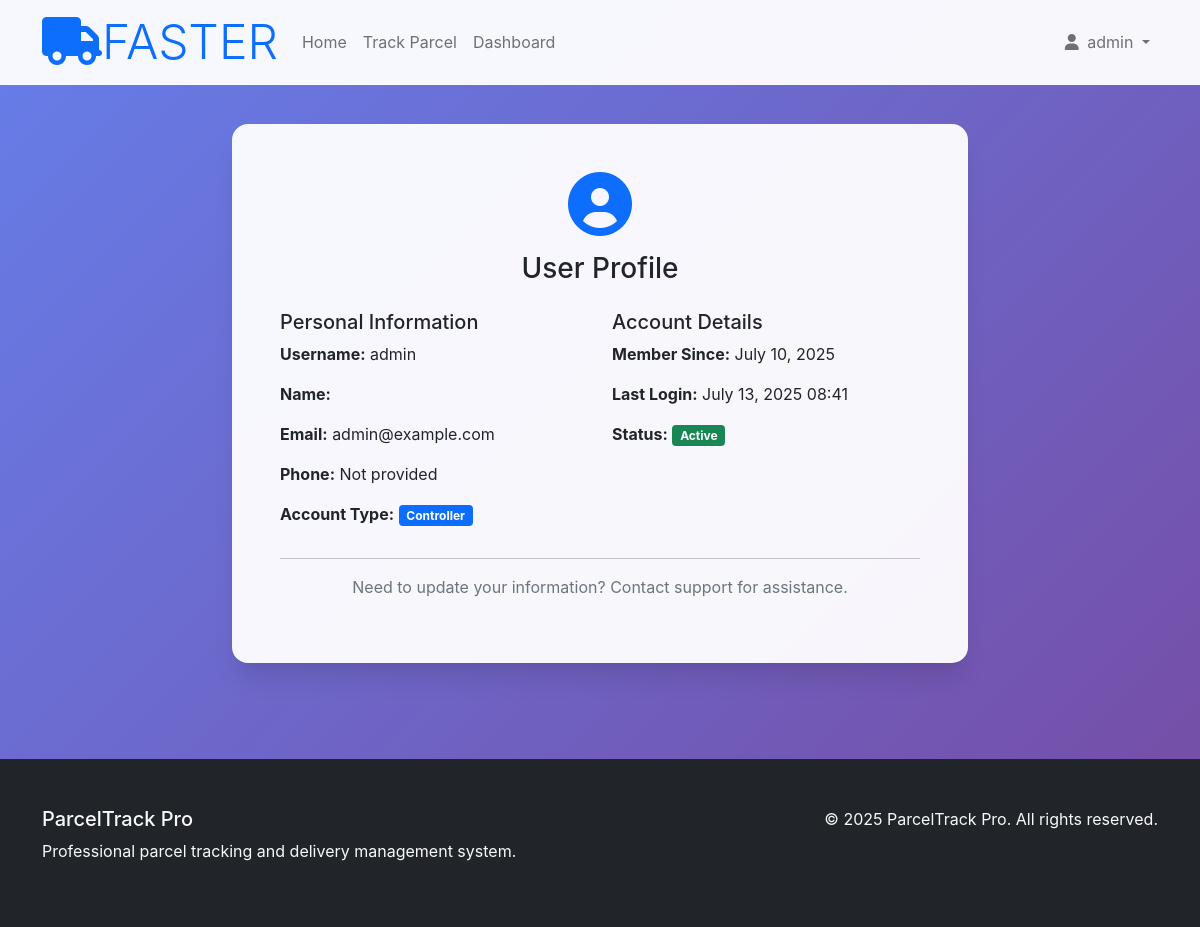
The page /api/profile/ (signed in) on the database its author committed.
### tracking/models.py (models this page shows, shortened)
class User(AbstractUser):
    USER_TYPES = (
        ('customer', 'Customer'),
        ('controller', 'Controller'),
        ('driver', 'Driver'),
    )
    user_type = models.CharField(max_length=20, choices=USER_TYPES)
    phone_number = models.CharField(max_length=20, blank=True)
    address = models.TextField(blank=True)

### tracking/views.py (the view)
# urls.py: path('profile/', views.profile_page, name='profile'),
@login_required
def profile_page(request):
    return render(request, 'tracking/profile.html')

### tracking/templates/tracking/profile.html (shortened to what this page needs)
{% extends 'tracking/base.html' %}
{% block content %}
<section class="py-5">
    <div class="container">
        <div class="row justify-content-center">
            <div class="col-md-8">
                <div class="card">
                    <div class="card-body p-5">
                        <div class="text-center mb-4">
                            <i class="fas fa-user-circle fa-4x text-primary mb-3"></i>
                            <h3>User Profile</h3>
                        </div>
                        <div class="row">
                            <div class="col-md-6">
                                <h5>Personal Information</h5>
                                <p><strong>Username:</strong> {{ user.username }}</p>
                                <p><strong>Name:</strong> {{ user.first_name }} {{ user.last_name }}</p>
                                <p><strong>Email:</strong> {{ user.email }}</p>
                                <p><strong>Phone:</strong> {{ user.phone_number|default:"Not provided" }}</p>
                                <p><strong>Account Type:</strong>
                                    <span class="badge bg-primary">{{ user.user_type|title }}</span>
                                </p>
                            </div>
                            <div class="col-md-6">
                                <h5>Account Details</h5>
                                <p><strong>Member Since:</strong> {{ user.date_joined|date:"F d, Y" }}</p>
                                <p><strong>Last Login:</strong> {{ user.last_login|date:"F d, Y H:i"|default:"Never" }}</p>
                                <p><strong>Status:</strong>
                                    <span class="badge bg-success">Active</span>
                                </p>
                            </div>
                        </div>
                        <hr>
                        <div class="text-center">
                            <p class="text-muted">
                                Need to update your information? Contact support for assistance.
                            </p>
                        </div>
                    </div>
                </div>
            </div>
        </div>
    </div>
</section>
{% endblock %}

### tracking/templates/tracking/base.html (shortened to what this page needs)
<!DOCTYPE html>
<html lang="en">
<head>
    <link href="https://cdn.jsdelivr.net/npm/bootstrap@5.1.3/dist/css/bootstrap.min.css" rel="stylesheet">
    <link href="https://cdnjs.cloudflare.com/ajax/libs/font-awesome/6.0.0/css/all.min.css" rel="stylesheet">
    <link rel="stylesheet" href="https://unpkg.com/leaflet/dist/leaflet.css" />
</head>
<body>
    <nav class="navbar navbar-expand-lg navbar-light fixed-top">
        <div class="container">
            <a href="/" class="navbar-brand ml-lg-3">
                <h1 class="m-0 display-5 text-uppercase text-primary"><i class="fa fa-truck mr-2"></i>Faster</h1>
            </a>
            <div class="collapse navbar-collapse" id="navbarNav">
                <ul class="navbar-nav me-auto">
                    <li class="nav-item">
                        <a class="nav-link" href="{% url 'home' %}">Home</a>
                    </li>
                    <li class="nav-item">
                        <a class="nav-link" href="{% url 'track_parcel' %}">Track Parcel</a>
                    </li>
                    {% if user.is_authenticated %}
                        {% if user.user_type == 'customer' %}
                            <li class="nav-item">
                                <a class="nav-link" href="{% url 'book_parcel_page' %}">Book Parcel</a>
                            </li>
                            <li class="nav-item">
                                <a class="nav-link" href="{% url 'my_parcels' %}">My Parcels</a>
                            </li>
                        {% elif user.user_type == 'controller' %}
                            <li class="nav-item">
                                <a class="nav-link" href="{% url 'admin_dashboard' %}">Dashboard</a>
                            </li>
                        {% elif user.user_type == 'driver' %}
                            <li class="nav-item">
                                <a class="nav-link" href="{% url 'driver_dashboard' %}">My Jobs</a>
                            </li>
                        {% endif %}
                    {% endif %}
                </ul>
                <ul class="navbar-nav">
                    {% if user.is_authenticated %}
                        <li class="nav-item dropdown">
                            <a class="nav-link dropdown-toggle" href="#" id="navbarDropdown" role="button" data-bs-toggle="dropdown">
                                <i class="fas fa-user me-1"></i>
                                {{ user.username }}
                            </a>
                        </li>
                    {% endif %}
                </ul>
            </div>
        </div>
    </nav>
    <main style="margin-top: 76px;">
        {% block content %}{% endblock %}
    </main>
    <footer class="bg-dark text-light py-5 mt-5">
        <div class="container">
            <div class="row">
                <div class="col-md-6">
                    <h5>ParcelTrack Pro</h5>
                    <p>Professional parcel tracking and delivery management system.</p>
                </div>
                <div class="col-md-6 text-md-end">
                    <p>&copy; 2025 ParcelTrack Pro. All rights reserved.</p>
                </div>
            </div>
        </div>
    </footer>
    {% load static %}
</body>
</html>

### tracking/templates/tracking/base.html (style rules this page uses)
:root { --primary-color: #2563eb; --secondary-color: #64748b; --success-color: #10b981; --warning-color: #f59e0b; --danger-color: #ef4444; }
body { font-family: 'Inter', -apple-system, BlinkMacSystemFont, sans-serif; background: linear-gradient(135deg, #667eea 0%, #764ba2 100%); min-height: 100vh; }
.navbar { background: rgba(255, 255, 255, 0.95); backdrop-filter: blur(10px); border-bottom: 1px solid rgba(255, 255, 255, 0.2); }
.navbar-brand { font-weight: 700; color: var(--primary-color) !important; }
.card { border: none; border-radius: 16px; box-shadow: 0 20px 25px -5px rgba(0, 0, 0, 0.1), 0 10px 10px -5px rgba(0, 0, 0, 0.04); backdrop-filter: blur(10px); background: rgba(255, 255, 255, 0.95); }

### rows shown on the page
User: username "admin", email "admin@example.com", phone_number "Not provided", user_type "Controller", date_joined "July 10, 2025", last_login "July 13, 2025 08:41"
